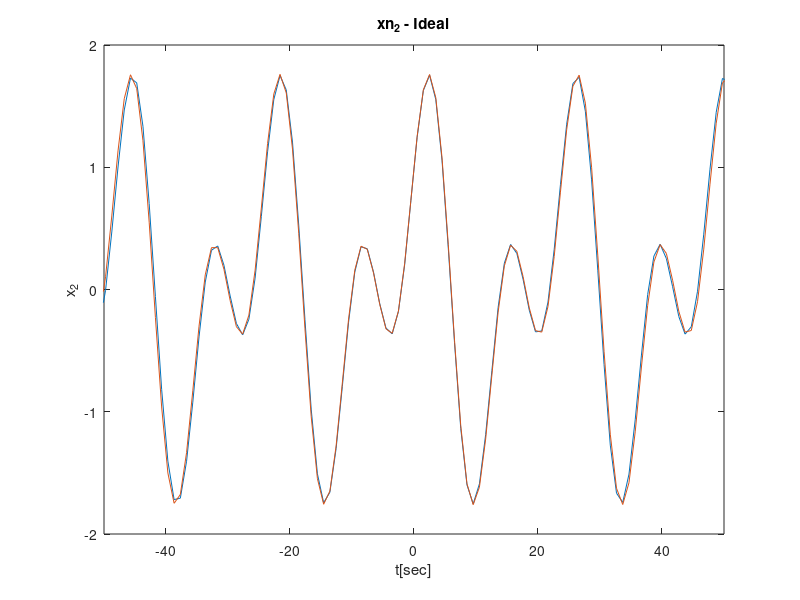

Write MATLAB code to recreate this figure.
clear;
clearvars;

T = 2;
points = 200;
t = linspace(-100,100,points);
n = linspace(-100,100,points/T);
x2 = cos(pi.*t./12)+sin(pi.*t./6);
xn2 = cos(pi.*n./12)+sin(pi.*n./6);
j=1;
for i = 1:length(t)
    if mod(i,T) == 0
       xs(i) = xn2(j);
       j = j+1;
    else
       xs(i) = 0;
    end
end 
ideal = conv(xs, sinc(t./T), 'same');
figure;
plot(t,ideal);
hold on;
plot(t,x2);
hold off;
title('xn_2 - Ideal')
ylabel('x_2');
xlabel('t[sec]');
axis([-50 50 -2 2]);
